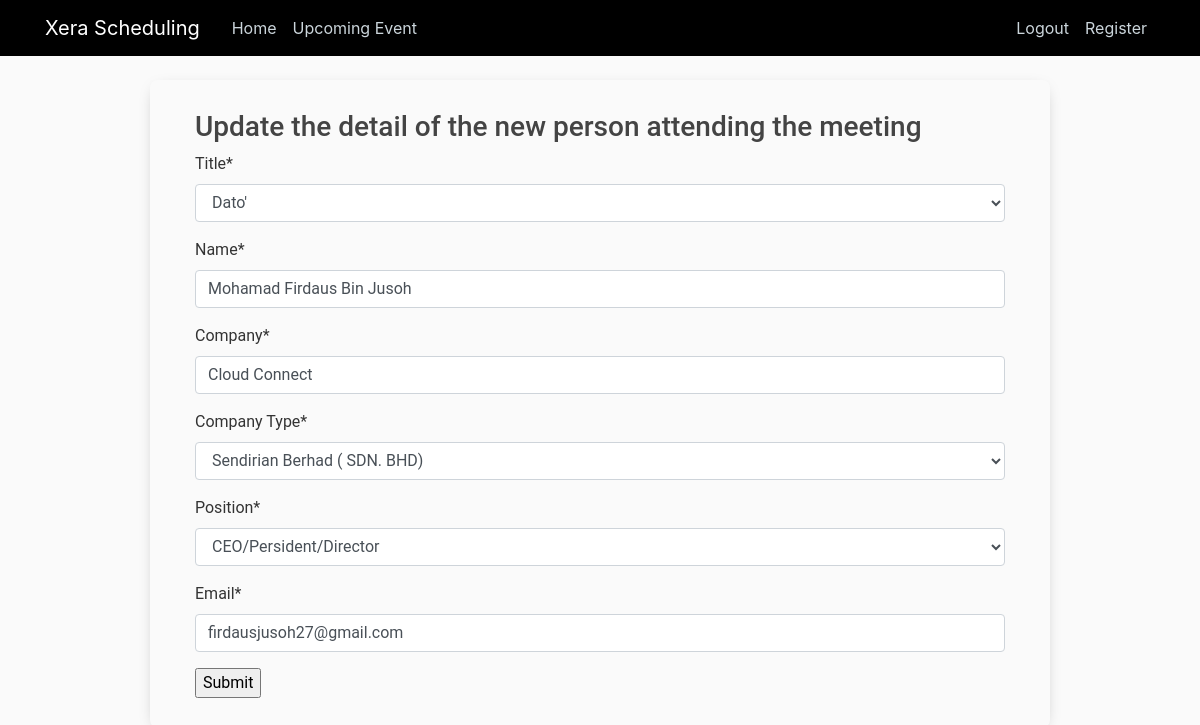
Before: /ezz/vipupdate/11 with the older database file.
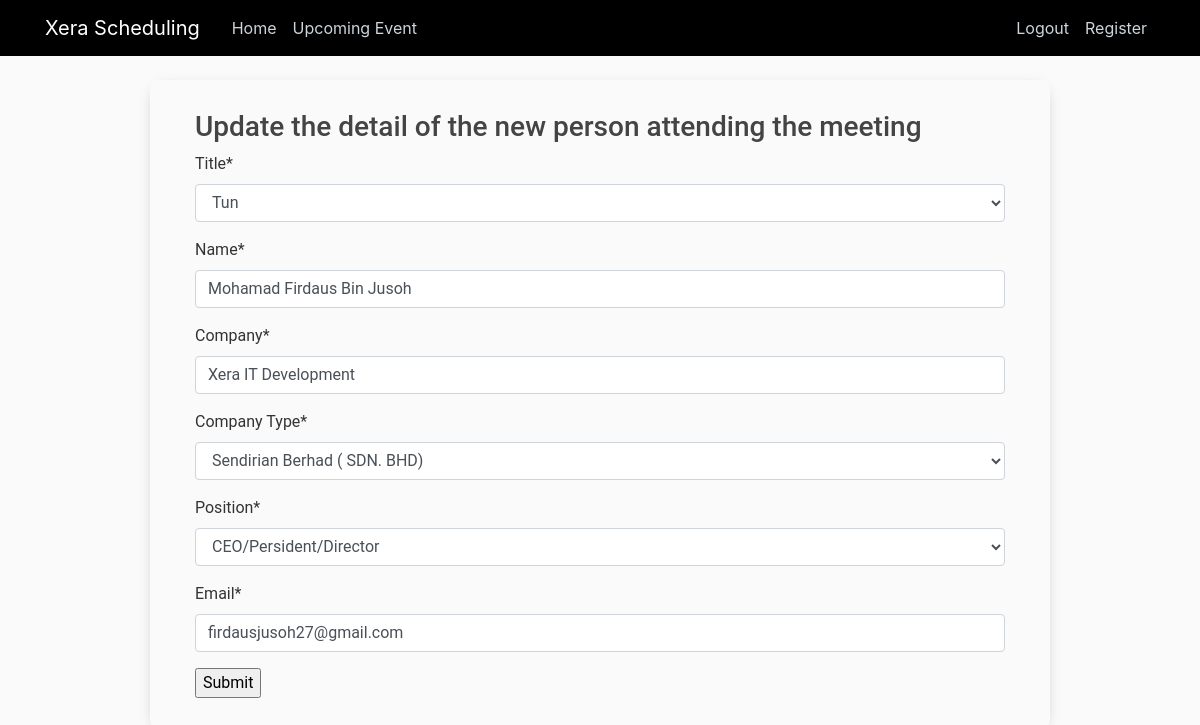
After: the same page with the newer database file.
### premiers/models.py (models this page shows, shortened)
class Vip(models.Model):
    user = models.OneToOneField(User, null=True, on_delete=models.CASCADE, default='')
    title = models.ForeignKey(Title, on_delete=models.CASCADE, null=True, default='')
    name = models.CharField(max_length=200, null=True)
    company = models.CharField(max_length=200, null=True)
    company_Type = models.ForeignKey(CompanyType, on_delete=models.CASCADE, null=True, default='')
    position = models.ForeignKey(Position, on_delete=models.CASCADE, null=True, default='')
    email = models.EmailField()

### premiers/views.py (the view)
# urls.py: path('vipupdate/<str:pk>', views.updateVip, name='premiers-vip'),
def updateVip(request, pk):
    vip = Vip.objects.get(id=pk)
    form = VipForm(instance=vip)
    if request.method == 'POST':
        form = VipForm(request.POST, instance=vip)
        if form.is_valid():
            form.save()
            return redirect('ezz-purpose')
    context = {
        'form': form,
    }
    return render(request, 'meetings/vipupdate.html', context)

### premiers/forms.py
class VipForm(ModelForm):
    class Meta:
        model = Vip
        fields = '__all__'
        exclude = ('user',)

### premiers/models.py (called while the page is built)
    def __str__(self):
        return self.title_item

    def __str__(self):
        return self.company_item

    def __str__(self):
        return self.position_item

### premiers/templates/meetings/vipupdate.html (shortened to what this page needs)
{% extends "premiers/base.html" %}
{% block content %}
{% load crispy_forms_tags %}
<div class="event-container">
    <div class="event">
        <div class="container" style="margin: 30px">
            <h3>Update the detail of the new person attending the meeting</h3>
            <form action="" method="post">
                {{form|crispy}}
                <input type="Submit">
            </form>
        </div>
    </div>
</div>
{% endblock content %}

Changed rows visible on the page:
changed Vip "Mohamad Firdaus Bin Jusoh": title "Dato'" → "Tun"; company "Cloud Connect" → "Xera IT Development"
